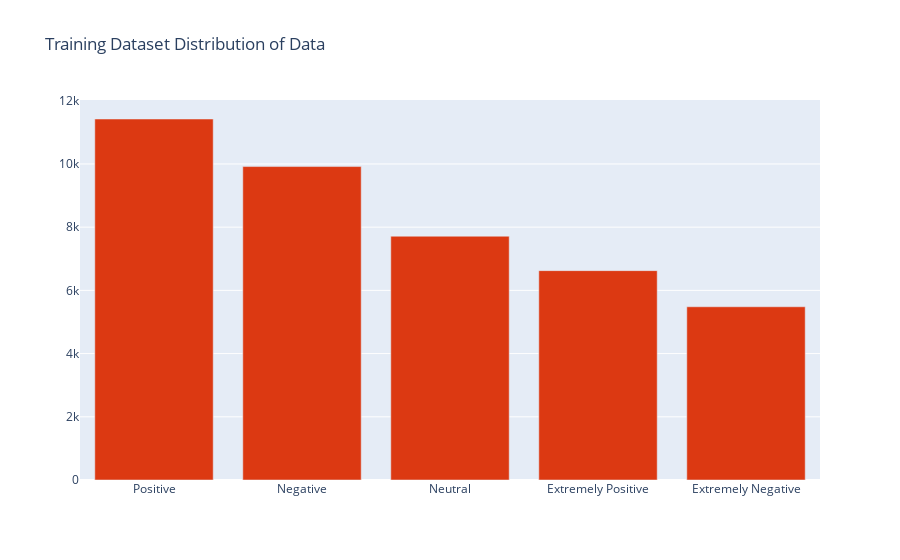

Notebook source saved alongside this figure:
### Code cell
distribution_plot(x=dist_train.index,y=dist_train.values,name='Training Dataset Distribution of Data',color='#DC3912')

### Figure 1 — Plotly figure (JSON) as saved in the notebook; plotly's stock layout.template omitted (floating-point values rounded to 4 significant figures)
{"data": [{"marker": {"color": "#DC3912"}, "type": "bar", "x": ["Positive", "Negative", "Neutral", "Extremely Positive", "Extremely Negative"], "y": [11422, 9917, 7713, 6624, 5481]}], "layout": {"title": {"text": "Training Dataset Distribution of Data"}}}
